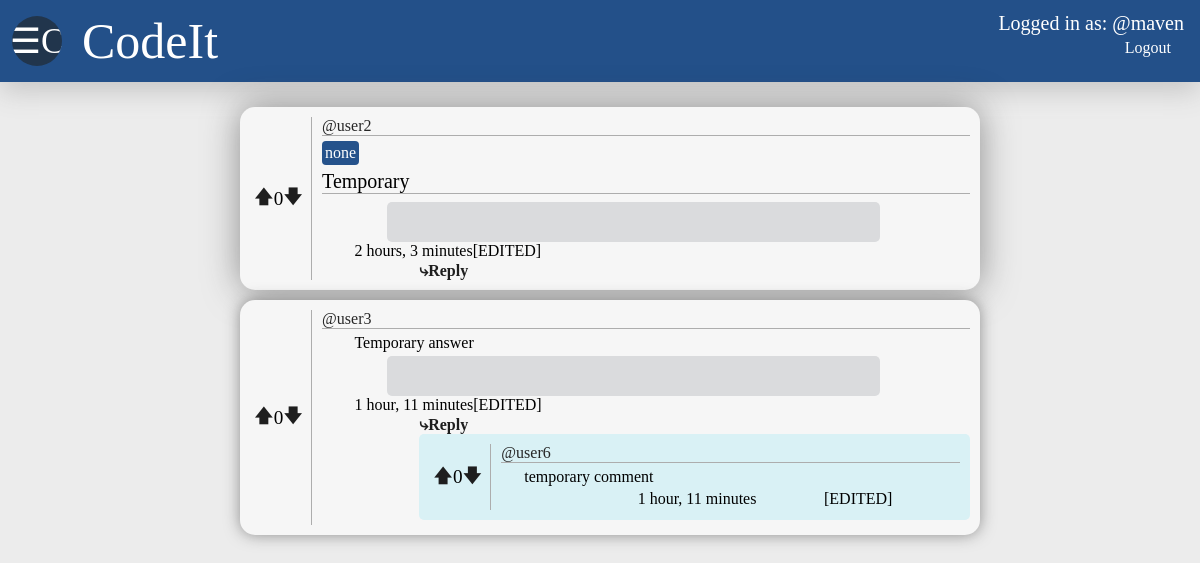
The app's page /question-page/15/ (signed in) with its own data.
### CodeIt/models.py (models this page shows, shortened)
class Question(models.Model):
    user=models.ForeignKey(User, on_delete=models.SET_NULL, null=True)
    topic=models.CharField(max_length=300, null=True)
    header=models.CharField(max_length=300)
    body=models.TextField(null=True, blank=True)
    code=models.TextField(null=True, blank=True)
    votes=models.IntegerField(default=0)
    updated=models.DateTimeField(auto_now=True)
    created=models.DateTimeField(auto_now_add=True)

class Answer(models.Model):
    user=models.ForeignKey(User, on_delete=models.CASCADE)
    question=models.ForeignKey(Question, on_delete=models.CASCADE)
    body=models.TextField()
    code=models.TextField(null=True, blank=True)
    votes=models.IntegerField(default=0)
    updated=models.DateTimeField(auto_now=True)
    created=models.DateTimeField(auto_now_add=True)

class Comment(models.Model):
    user=models.ForeignKey(User, on_delete=models.CASCADE)
    answer=models.ForeignKey(Answer, on_delete=models.CASCADE)
    body=models.TextField()
    votes=models.IntegerField(default=0)
    updated=models.DateTimeField(auto_now=True)
    created=models.DateTimeField(auto_now_add=True)

### CodeIt/views.py (the view)
# urls.py: path('question-page/<str:pk>/',views.questionPage, name='question-page'),
def questionPage(request,pk):
    questions=Question.objects.get(id=pk)
    answers=questions.answer_set.all()
    comments = Comment.objects.filter(answer__in=answers)
    context={'questions':questions, 'answers':answers, 'comments':comments}
    return render(request, 'CodeIt/question_page.html', context)

### CodeIt/templates/CodeIt/question_page.html (shortened to what this page needs)
{% extends "main.html" %}
{% block content %}
<div class="question-page-main-div">
    <div class="question-div-question-page">
        <div class="question-votes-div">
            <a href="{% url 'question-vote' questions.id 1 %}">&#129093;</a>
            {{questions.votes}}
            <a href="{% url 'question-vote' questions.id -1 %}">&#129095;</a>
        </div>
        <div class="question-info-div">
            <div class="user-div">
                <span class="user-span">@{{questions.user}}</span>
            </div>
            <div class="topic-div">
                <span class="topic-span">{{questions.topic}}</span>
            </div>
            <div class="question-header-div">
                <span class="question-header-span">{{questions.header}}</span>
            </div>
            <div class="question-code-div">
            </div>
            <div class="created-edit-delete-div">
                <div class="created-edited-div">
                    <span class="created-div">{{questions.created|timesince}}</span>
                    <span class="edited-div">{% if questions.created != questions.updated %}[EDITED]{% endif %}</span>
                </div>
                <div class="edit-delete-div">
                </div>
            </div>
            <span class="reply">
                <a href="{% url 'answer-submit' questions.id %}">&rdca;Reply</a>
            </span>
        </div>
    </div>
    {% for answer in answers %}
    <div class="answer-main-div">
        <div class="answer-votes-div">
            <a href="{% url 'answer-vote' answer.id 1 %}">&#129093;</a>
            {{answer.votes}}
            <a href="{% url 'answer-vote' answer.id -1 %}">&#129095;</a>
        </div>
        <div class="answer-info-div">
            <div class="user-answer-div">
                <span class="user-span">@{{answer.user}}</span>
            </div>
            <div class="answer-body-div">
                <span class="question-body-span">{{answer.body}}</span>
            </div>
            <div class="answer-code-div">
            </div>
            <div class="created-edit-delete-div">
                <div class="created-edited-div">
                    <span class="created-div">{{answer.created|timesince}}</span>
                    <span class="edited-div">{% if answer.created != answer.updated %}[EDITED]{% endif %}</span>
                </div>
                <div class="edit-delete-div">
                </div>
            </div>
            <span class="reply">
                <a href="{% url 'comment-submit' answer.id %}">&rdca;Reply</a>
            </span>
            {% for comment in comments %}
            <div class="comment-main-div">
                    {% if comment.answer == answer %}
                        <div class="comment-votes-div">
                            <a href="{% url 'comment-vote' comment.id 1 %}">&#129093;</a>
                            {{comment.votes}}
                            <a href="{% url 'comment-vote' comment.id -1 %}">&#129095;</a>
                        </div>
                        <div class="comment-info-div">
                            <div class="comment-user-div">
                                <span class="user-span">@{{comment.user}}</span>
                            </div>
                            <div class="comment-body-div">
                                <span class="question-body-span">{{comment.body}}</span>
                            </div>
                            <div class="created-edit-delete-div-question-page">
                                <div class="created-edited-div">
                                    <span class="created-div">{{comment.created|timesince}}</span>
                                    <span class="edited-div">{% if comment.created != comment.updated %}[EDITED]{% endif %}</span>
                                </div>
                            </div>
                        </div>
                    {% endif %}
            </div>
            {% endfor %}
        </div>
    </div>
    {% endfor %}
</div>
{% endblock content %}

### templates/navbar.html
<div class="navbar">
    <div class="navbar-header-logo">
        <div class="navbar-logo">
            &#x2630;C
        </div>
        <div class="navbar-header">
            <span class="navbar-header">
                <a class="navbar-header-link" href='/'>
                    <span class="header">CodeIt</span>
                </a>
            </span>
        </div>
    </div>
    <div class="navbar-username-login">
        {% if request.user.is_authenticated %}
        <div>
            <span class="navbar-username">
            Logged in as: @{{request.user}}
            </span>
        </div>
        <div class="login-logout">
            <a class="login-logout-link" href="{% url 'logout' %}">
                Logout
            </a>
        </div>
        {% else %}
        <div class="login-logout">
        <a class="login-logout-link" href="{% url 'login' %}">Log in</a>
        </div>
        {% endif %}
    </div>
</div>

### static/styles/main.css (style rules this page uses)
body { margin: 0; background-color: rgb(236, 236, 236); margin-top: 0; height: 100%; }
.navbar { padding: 12px; margin-top: 0; margin-bottom: 15px; display: flex; flex-direction: row; justify-content: space-between; background-color: rgba(0, 54, 120, 0.85); box-shadow: 0px 10px 25px rgba(200,200,200); }
a { color:rgba(30,30,30); }
a { text-decoration: none; }
.navbar-header-logo { display: flex; flex-direction: row; justify-content: center; align-items: center; }
.navbar-logo { margin-right: 20px; display: flex; height:50px; width: 50px; border-radius: 50%; background-color:rgba(33, 53, 76, 1); justify-content: center; align-items: center; color: white; font-size: 35px; overflow-x: hidden; overflow-y: hidden; }
.navbar-header { color:rgb(255, 255, 255); }
.navbar-header-link { color:rgb(255, 255, 255); font-size: 50px; }
.login-logout { justify-content: end; padding: 2px; padding-right: 15px; margin: 2px; text-align: right; }
a.login-logout-link { color: white; }
.navbar-username { padding: 2px; font-size: 20px; color: white; margin: 2px; }
.navbar-username-login { align-items: right; }
.question-info-div, .answer-info-div, .comment-info-div { display: flex; flex-direction: column; width: 100%; padding-left: 10px; }
.user-div, .user-answer-div, .comment-user-div { justify-content: left; margin-bottom: 5px; border-bottom: 0.2px solid #adadad; }
.user-span { font-size: 16px; color: rgb(38, 38, 38); margin-bottom: 2px; }
.topic-div { justify-content: left; color: rgb(38, 38, 38); border-radius: 4px; display: flex; background-color: rgba(0, 54, 120, 0.85); width: fit-content; padding: 3px; margin-bottom: 5px; }
.topic-span { font-size: 16px; color: white; }
.question-header-div { font-size: 20px; margin-bottom: 10px; width: 100%; border-bottom: 0.2px solid #adadad; margin-bottom: 4px; }
.question-votes-div { display: flex; justify-content: center; align-items: center; padding: 4px; padding-right: 8px; font-size: larger; border-right: 0.2px solid #adadad; }
.created-edit-delete-div { display: flex; flex-direction: row; justify-content: space-between; padding-bottom: 2px; padding-left: 5%; }
.created-edited-div { display: flex; justify-content: space-evenly; }
.edit-delete-div { display: flex; width: 50%; justify-content: end; padding-right: 15px; }
.question-page-main-div { display: flex; width: 100%; padding: 10px; justify-content: center; align-items: center; height: fit-content; margin-top: 0; flex-direction: column; }
.question-div-question-page { display: flex; flex-direction: row; background-color: rgb(246, 246, 246); padding: 10px; border-radius: 15px; margin-bottom: 10px; height: fit-content; width: 60%; box-shadow: 0 0 35px rgba(50,50,50,0.5); }
.question-body-div, .answer-body-div, .comment-body-div { display: flex; max-width: 95%; font-size: 16px; margin-bottom: 10px; margin-bottom: 4px; padding-left: 5%; }
.question-code-div, .answer-code-div { margin-left: 10%; background-color: rgb(218, 219, 221); max-width: 70%; padding: 20px; border-radius: 5px; }
.answer-main-div { display: flex; flex-direction: row; background-color: rgb(246, 246, 246); padding: 10px; border-radius: 15px; margin-bottom: 10px; height: fit-content; width: 60%; box-shadow: 0 0 15px rgba(50,50,50,0.5); }
.answer-votes-div, .comment-votes-div { display: flex; justify-content: center; align-items: center; padding: 4px; padding-right: 8px; font-size: larger; border-right: 0.2px solid #adadad; }
.answer-info-div { display: flex; flex-direction: column; width: 100%; }
.comment-main-div { display: flex; flex-direction: row; margin-left: 15%; max-width: 85%; background-color: rgb(217, 241, 245); padding: 10px; border-radius: 5px; margin-bottom: 5px; }
.created-edit-delete-div-question-page { display: flex; flex-direction: column; justify-content: space-between; padding-bottom: 2px; padding-left: 15%; }
.reply { font-size: 42; margin-left: 15%; font-weight: bolder; }
.created-edited-div, .edited-div { font-size: 16px; }
.header { color: white; }

### records on screen
Question: votes "0", user "user2", topic "none", header "Temporary", created "2 hours, 3 minutes"
Answer: votes "0", user "user3", body "Temporary answer", created "1 hour, 11 minutes", shows "[EDITED]"
Comment: votes "0", user "user6", body "temporary comment", created "1 hour, 11 minutes", shows "[EDITED]"

### other values on screen
{{ request.user }} "maven"
